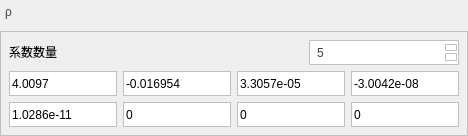
            <widget class="QWidget" name="widget_22" native="true">
             <layout class="QGridLayout" name="gridLayout_27">
              <property name="leftMargin">
               <number>0</number>
              </property>
              <property name="topMargin">
               <number>0</number>
              </property>
              <property name="rightMargin">
               <number>0</number>
              </property>
              <property name="bottomMargin">
               <number>0</number>
              </property>
              <item row="0" column="0">
               <layout class="QVBoxLayout" name="verticalLayout_17">
                <item>
                 <layout class="QHBoxLayout" name="horizontalLayout_41">
                  <item>
                   <widget class="QLabel" name="label_37">
                    <property name="minimumSize">
                     <size>
                      <width>100</width>
                      <height>25</height>
                     </size>
                    </property>
                    <property name="maximumSize">
                     <size>
                      <width>100</width>
                      <height>25</height>
                     </size>
                    </property>
                    <property name="font">
                     <font>
                      <family>Arial</family>
                      <pointsize>9</pointsize>
                      <weight>50</weight>
                      <bold>false</bold>
                     </font>
                    </property>
                    <property name="styleSheet">
                     <string notr="true">QLabel {
    font-family: 'Arial'; /* 字体 */
    font-size: 9pt;       /* 字体大小 */
    color: rgb(66, 66, 66);  
    padding: 2px; 
}</string>
                    </property>
                    <property name="text">
                     <string>&lt;html&gt;&lt;head/&gt;&lt;body&gt;&lt;p&gt;&lt;span style=&quot; font-size:9pt;&quot;&gt;ρ&lt;/span&gt;&lt;/p&gt;&lt;/body&gt;&lt;/html&gt;</string>
                    </property>
                   </widget>
                  </item>
                  <item>
                   <spacer name="horizontalSpacer_37">
                    <property name="orientation">
                     <enum>Qt::Horizontal</enum>
                    </property>
                    <property name="sizeHint" stdset="0">
                     <size>
                      <width>40</width>
                      <height>20</height>
                     </size>
                    </property>
                   </spacer>
                  </item>
                 </layout>
                </item>
                <item>
                 <widget class="QWidget" name="widget_24" native="true">
                  <property name="styleSheet">
                   <string notr="true">QWidget {
    border: 1px solid rgb(192, 192, 192); /* 默认边框颜色 */
}</string>
                  </property>
                  <layout class="QGridLayout" name="gridLayout_30">
                   <item row="0" column="0">
                    <layout class="QVBoxLayout" name="verticalLayout_19">
                     <item>
                      <layout class="QHBoxLayout" name="horizontalLayout_43">
                       <property name="spacing">
                        <number>0</number>
                       </property>
                       <item>
                        <widget class="QLabel" name="label_40">
                         <property name="minimumSize">
                          <size>
                           <width>120</width>
                           <height>25</height>
                          </size>
                         </property>
                         <property name="maximumSize">
                          <size>
                           <width>120</width>
                           <height>25</height>
                          </size>
                         </property>
                         <property name="styleSheet">
                          <string notr="true">QLabel {
    border: none; /* 去掉边框 */
    background: transparent; /* 设置背景透明（可选） */
}</string>
                         </property>
                         <property name="text">
                          <string>&lt;html&gt;&lt;head/&gt;&lt;body&gt;&lt;p&gt;系数数量&lt;/p&gt;&lt;/body&gt;&lt;/html&gt;</string>
                         </property>
                        </widget>
                       </item>
                       <item>
                        <spacer name="horizontalSpacer_40">
                         <property name="orientation">
                          <enum>Qt::Horizontal</enum>
                         </property>
                         <property name="sizeHint" stdset="0">
                          <size>
                           <width>40</width>
                           <height>20</height>
                          </size>
                         </property>
                        </spacer>
                       </item>
                       <item>
                        <widget class="QSpinBox" name="spinBox_5">
                         <property name="minimumSize">
                          <size>
                           <width>150</width>
                           <height>25</height>
                          </size>
                         </property>
                         <property name="maximumSize">
                          <size>
                           <width>150</width>
                           <height>25</height>
                          </size>
                         </property>
                         <property name="styleSheet">
                          <string notr="true">/* QSpinBox整体样式 */
QSpinBox {
    border: 1px solid rgb(192, 192, 192); /* 边框颜色 */
    border-radius: 1px;                  /* 圆角 */
    padding: 2px 5px;                    /* 内边距 */
    color: rgb(64, 64, 64);              /* 字体颜色 */
}

/* 鼠标悬停时的样式 */
QSpinBox:hover {
    border: 1px solid rgb(160,160,160); /* 边框变暗 */
}

/* 禁用状态的样式 */
QSpinBox:disabled {
    background: rgb(224, 224, 224);      /* 灰色背景 */
    color: rgb(128, 128, 128);           /* 字体颜色变灰 */
    border: 2px solid rgb(192, 192, 192); /* 边框颜色保持一致 */
}

/* 上下按钮的样式 */
QSpinBox::up-button, QSpinBox::down-button {
    background: rgb(255, 255, 255);      /* 按钮背景颜色 */
    border: 1px solid rgb(192, 192, 192); /* 边框颜色 */
    margin: 0.5px;                         /* 按钮与边框的间距 */
    border-radius: 1px;                  /* 按钮圆角 */
}

/* 鼠标悬停时按钮的样式 */
QSpinBox::up-button:hover, QSpinBox::down-button:hover {
    background: rgb(242,242,242);      /* 按钮背景变暗 */
}

/* 按下按钮时的样式 */
QSpinBox::up-button:pressed, QSpinBox::down-button:pressed {
    background: rgb(160, 160, 160);      /* 按钮背景更暗 */
}

/* 上按钮的箭头样式 */
QSpinBox::up-arrow {
    image: url(../res/up-arrow.png); /* 替换为你的上箭头图标路径 */
}

/* 下按钮的箭头样式 */
QSpinBox::down-arrow {
    image: url(:/res/down-arrow.png); /* 替换为你的下箭头图标路径 */

}

/* 禁用状态下的按钮样式 */
QSpinBox::up-button:disabled, QSpinBox::down-button:disabled {
    background: rgb(224, 224, 224);      /* 按钮背景变灰 */
}

QSpinBox QLineEdit::selection {
    background: rgb(192, 192, 192); /* 设置选中背景色为灰色 */
    color: rgb(255, 255, 255);     /* 设置选中文字颜色为白色 */
}</string>
                         </property>
                         <property name="minimum">
                          <number>1</number>
                         </property>
                         <property name="maximum">
                          <number>8</number>
                         </property>
                         <property name="value">
                          <number>5</number>
                         </property>
                        </widget>
                       </item>
                      </layout>
                     </item>
                     <item>
                      <layout class="QGridLayout" name="gridLayout_31">
                       <item row="0" column="0">
                        <widget class="QLineEdit" name="lineEdit_71">
                         <property name="minimumSize">
                          <size>
                           <width>0</width>
                           <height>25</height>
                          </size>
                         </property>
                         <property name="maximumSize">
                          <size>
                           <width>16777215</width>
                           <height>25</height>
                          </size>
                         </property>
                         <property name="styleSheet">
                          <string notr="true">QLineEdit {
    border: 1px solid rgb(192, 192, 192); /* 默认边框颜色 */
    background: white;                   /* 默认背景颜色 */
    color: black;                        /* 默认文字颜色 */
}

QLineEdit:focus {
    border: 1px solid rgb(50, 170, 233); /* 焦点时的边框颜色 */
    outline: none;                       /* 移除默认虚线框 */
}

QLineEdit:disabled {
    background: rgb(240, 240, 240);      /* 不可用时的背景颜色 */
    color: rgb(128, 128, 128);           /* 不可用时的文字颜色 */
}</string>
                         </property>
                         <property name="text">
                          <string>4.0097</string>
                         </property>
                        </widget>
                       </item>
                       <item row="0" column="1">
                        <widget class="QLineEdit" name="lineEdit_72">
                         <property name="minimumSize">
                          <size>
                           <width>0</width>
                           <height>25</height>
                          </size>
                         </property>
                         <property name="maximumSize">
                          <size>
                           <width>16777215</width>
                           <height>25</height>
                          </size>
                         </property>
                         <property name="styleSheet">
                          <string notr="true">QLineEdit {
    border: 1px solid rgb(192, 192, 192); /* 默认边框颜色 */
    background: white;                   /* 默认背景颜色 */
    color: black;                        /* 默认文字颜色 */
}

QLineEdit:focus {
    border: 1px solid rgb(50, 170, 233); /* 焦点时的边框颜色 */
    outline: none;                       /* 移除默认虚线框 */
}

QLineEdit:disabled {
    background: rgb(240, 240, 240);      /* 不可用时的背景颜色 */
    color: rgb(128, 128, 128);           /* 不可用时的文字颜色 */
}</string>
                         </property>
                         <property name="text">
                          <string>-0.016954</string>
                         </property>
                        </widget>
                       </item>
                       <item row="0" column="2">
                        <widget class="QLineEdit" name="lineEdit_73">
                         <property name="minimumSize">
                          <size>
                           <width>0</width>
                           <height>25</height>
                          </size>
                         </property>
                         <property name="maximumSize">
                          <size>
                           <width>16777215</width>
                           <height>25</height>
                          </size>
                         </property>
                         <property name="styleSheet">
                          <string notr="true">QLineEdit {
    border: 1px solid rgb(192, 192, 192); /* 默认边框颜色 */
    background: white;                   /* 默认背景颜色 */
    color: black;                        /* 默认文字颜色 */
}

QLineEdit:focus {
    border: 1px solid rgb(50, 170, 233); /* 焦点时的边框颜色 */
    outline: none;                       /* 移除默认虚线框 */
}

QLineEdit:disabled {
    background: rgb(240, 240, 240);      /* 不可用时的背景颜色 */
    color: rgb(128, 128, 128);           /* 不可用时的文字颜色 */
}</string>
                         </property>
                         <property name="text">
                          <string>3.3057e-05</string>
                         </property>
                        </widget>
                       </item>
                       <item row="0" column="3">
                        <widget class="QLineEdit" name="lineEdit_74">
                         <property name="enabled">
                          <bool>true</bool>
                         </property>
                         <property name="minimumSize">
                          <size>
                           <width>0</width>
                           <height>25</height>
                          </size>
                         </property>
                         <property name="maximumSize">
                          <size>
                           <width>16777215</width>
                           <height>25</height>
                          </size>
                         </property>
                         <property name="styleSheet">
                          <string notr="true">QLineEdit {
    border: 1px solid rgb(192, 192, 192); /* 默认边框颜色 */
    background: white;                   /* 默认背景颜色 */
    color: black;                        /* 默认文字颜色 */
}

QLineEdit:focus {
    border: 1px solid rgb(50, 170, 233); /* 焦点时的边框颜色 */
    outline: none;                       /* 移除默认虚线框 */
}

QLineEdit:disabled {
    background: rgb(240, 240, 240);      /* 不可用时的背景颜色 */
    color: rgb(128, 128, 128);           /* 不可用时的文字颜色 */
}</string>
                         </property>
                         <property name="text">
                          <string>-3.0042e-08</string>
                         </property>
                        </widget>
                       </item>
                       <item row="1" column="0">
                        <widget class="QLineEdit" name="lineEdit_75">
                         <property name="minimumSize">
                          <size>
                           <width>0</width>
                           <height>25</height>
                          </size>
                         </property>
                         <property name="maximumSize">
                          <size>
                           <width>16777215</width>
                           <height>25</height>
                          </size>
                         </property>
                         <property name="styleSheet">
                          <string notr="true">QLineEdit {
    border: 1px solid rgb(192, 192, 192); /* 默认边框颜色 */
    background: white;                   /* 默认背景颜色 */
    color: black;                        /* 默认文字颜色 */
}

QLineEdit:focus {
    border: 1px solid rgb(50, 170, 233); /* 焦点时的边框颜色 */
    outline: none;                       /* 移除默认虚线框 */
}

QLineEdit:disabled {
    background: rgb(240, 240, 240);      /* 不可用时的背景颜色 */
    color: rgb(128, 128, 128);           /* 不可用时的文字颜色 */
}</string>
                         </property>
                         <property name="text">
                          <string>1.0286e-11</string>
                         </property>
                        </widget>
                       </item>
                       <item row="1" column="1">
                        <widget class="QLineEdit" name="lineEdit_76">
                         <property name="minimumSize">
                          <size>
                           <width>0</width>
                           <height>25</height>
                          </size>
                         </property>
                         <property name="maximumSize">
                          <size>
                           <width>16777215</width>
                           <height>25</height>
                          </size>
                         </property>
                         <property name="styleSheet">
                          <string notr="true">QLineEdit {
    border: 1px solid rgb(192, 192, 192); /* 默认边框颜色 */
    background: white;                   /* 默认背景颜色 */
    color: black;                        /* 默认文字颜色 */
}

QLineEdit:focus {
    border: 1px solid rgb(50, 170, 233); /* 焦点时的边框颜色 */
    outline: none;                       /* 移除默认虚线框 */
}

QLineEdit:disabled {
    background: rgb(240, 240, 240);      /* 不可用时的背景颜色 */
    color: rgb(128, 128, 128);           /* 不可用时的文字颜色 */
}</string>
                         </property>
                         <property name="text">
                          <string>0</string>
                         </property>
                        </widget>
                       </item>
                       <item row="1" column="2">
                        <widget class="QLineEdit" name="lineEdit_77">
                         <property name="minimumSize">
                          <size>
                           <width>0</width>
                           <height>25</height>
                          </size>
                         </property>
                         <property name="maximumSize">
                          <size>
                           <width>16777215</width>
                           <height>25</height>
                          </size>
                         </property>
                         <property name="styleSheet">
                          <string notr="true">QLineEdit {
    border: 1px solid rgb(192, 192, 192); /* 默认边框颜色 */
    background: white;                   /* 默认背景颜色 */
    color: black;                        /* 默认文字颜色 */
}

QLineEdit:focus {
    border: 1px solid rgb(50, 170, 233); /* 焦点时的边框颜色 */
    outline: none;                       /* 移除默认虚线框 */
}

QLineEdit:disabled {
    background: rgb(240, 240, 240);      /* 不可用时的背景颜色 */
    color: rgb(128, 128, 128);           /* 不可用时的文字颜色 */
}</string>
                         </property>
                         <property name="text">
                          <string>0</string>
                         </property>
                        </widget>
                       </item>
                       <item row="1" column="3">
                        <widget class="QLineEdit" name="lineEdit_78">
                         <property name="minimumSize">
                          <size>
                           <width>0</width>
                           <height>25</height>
                          </size>
                         </property>
                         <property name="maximumSize">
                          <size>
                           <width>16777215</width>
                           <height>25</height>
                          </size>
                         </property>
                         <property name="styleSheet">
                          <string notr="true">QLineEdit {
    border: 1px solid rgb(192, 192, 192); /* 默认边框颜色 */
    background: white;                   /* 默认背景颜色 */
    color: black;                        /* 默认文字颜色 */
}

QLineEdit:focus {
    border: 1px solid rgb(50, 170, 233); /* 焦点时的边框颜色 */
    outline: none;                       /* 移除默认虚线框 */
}

QLineEdit:disabled {
    background: rgb(240, 240, 240);      /* 不可用时的背景颜色 */
    color: rgb(128, 128, 128);           /* 不可用时的文字颜色 */
}</string>
                         </property>
                         <property name="text">
                          <string>0</string>
                         </property>
                        </widget>
                       </item>
                      </layout>
                     </item>
                    </layout>
                   </item>
                  </layout>
                 </widget>
                </item>
               </layout>
              </item>
             </layout>
            </widget>
